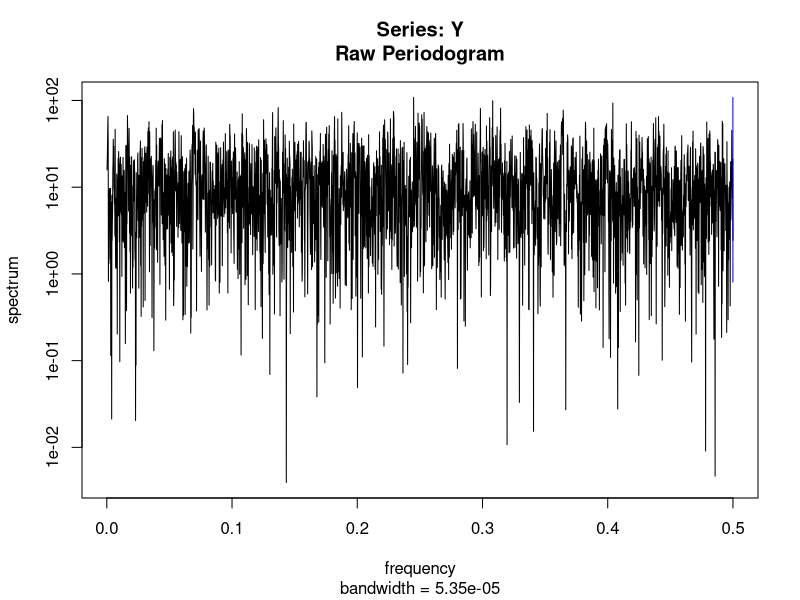
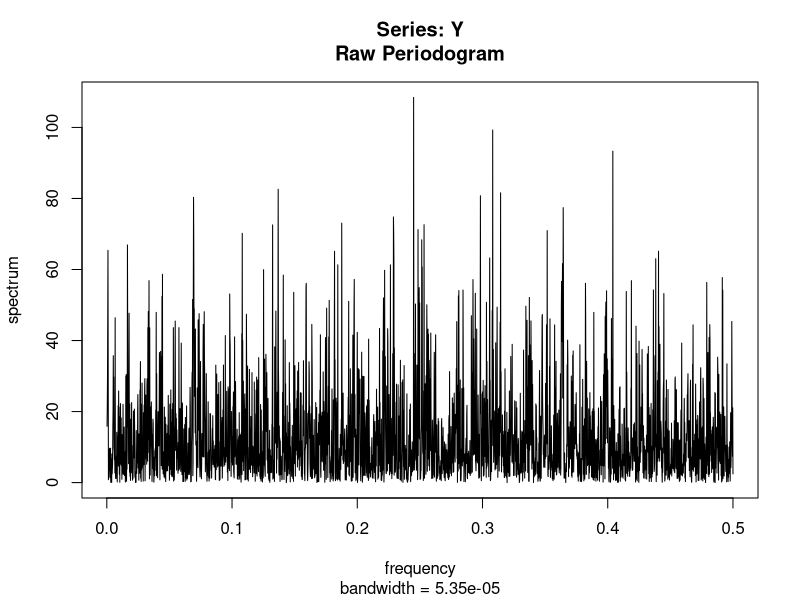
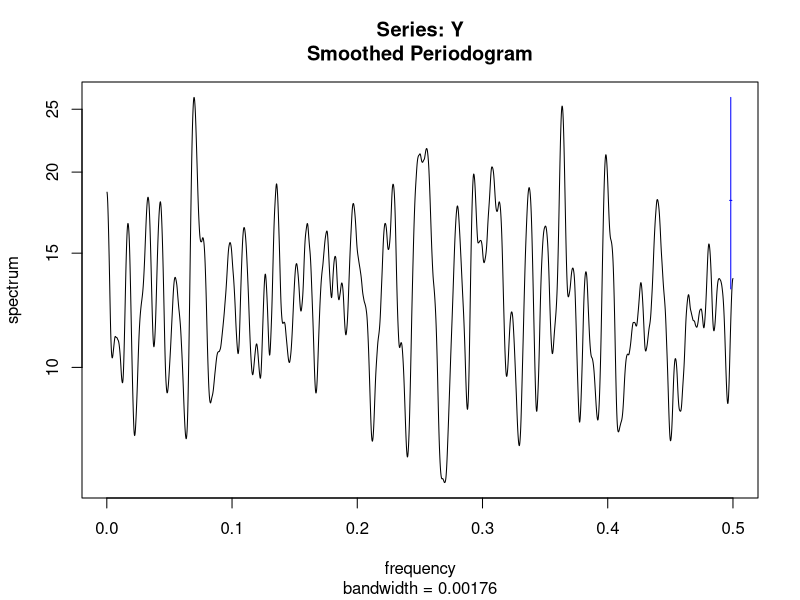
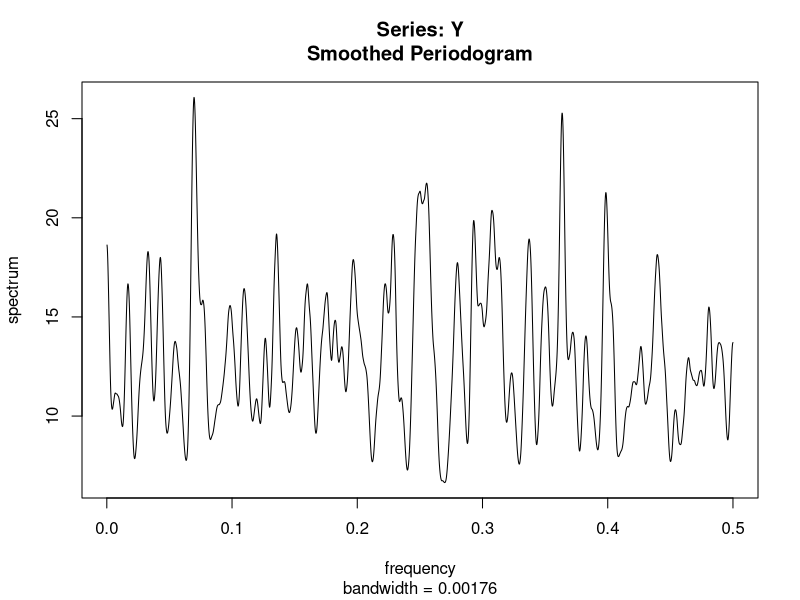

The R script that drew these images, in order: (Note: a time limit stopped this script after it produced the figures.)
## ---- chunk 1
rm(list=ls())
print('Empirical pset 2, Metrics 3')
datas <- readxl::read_xlsx("AmazonData.xlsx")
## ---- chunk 2
ret_ <- as.matrix(datas[,3])
dates_ <- as.matrix(datas[,2])

ret_mean = mean(ret_)
ret_var = as.vector(var(ret_))
ret_sd = as.vector(sqrt(ret_var))
Y = ret_
Y[(ret_ > ret_mean+4*ret_sd)] = ret_mean+4*ret_sd
Y[(ret_ < ret_mean-4*ret_sd)] = ret_mean-4*ret_sd
ty = dates_
n = length(Y)
## ---- chunk 3
meanY = as.vector(mean(Y));
omega = matrix(nrow = n,ncol = 1)

for (k in seq(from=(n-1)/2,to=1,by=-1)) {
    omega[(n-1)/2-k+1,1] = -2*pi*k/n
    omega[(n-1)/2+k+1,1] = 2*pi*k/n   
}
omega[(n-1)/2+1,1] = 0
## ---- chunk 4
gammaY = matrix(0,n,1)
for (k in seq(1,n)) {
    for (t in seq(1,n+1-k)) {
        gammaY[k] = gammaY[k] + (Y[t]-meanY)*(Y[t+k-1]-meanY)
    }
    gammaY[k] = gammaY[k]/(n+1-k)
}
rhoY = gammaY/gammaY[1]
## ---- chunk 5
raw.spec <- spec.pgram(Y, taper = 0)
plot(raw.spec, log = "no")
k = kernel("daniell", c(9, 9, 9))
smooth.spec <- spec.pgram(Y, kernel = k, taper = 0)
plot(smooth.spec, log="no")
## ---- chunk 6
perio = matrix(0,n,1)
K = length(omega)

for (k in seq(1,K)) {
    for (t in seq(1,n)) {
        perio[k] = perio[k] + Y[t]*(cos(omega[k]*t) - 1i*sin(omega[k]*t)); #exp(-1i*t*omega(k))
    }
    perio[k] = abs(perio[k])/n;
}

plot(omega,perio,ylab='I_n(omega)',xlab='Frequency',main='Periodogram from lecture',type='l')
## ---- chunk 7

runs = 1
T = 300
theta = matrix(c(0 , 0.2 , 0.9),3,1)
phi0  <- theta[1]
phi1  <- theta[3]
sige  <- theta[2]

y    <- matrix(0,T,runs)
eps  <- matrix(rnorm(T*runs,0,sige),T,runs)


y[1] <- eps[1];
for( t in seq(from=2,to=T) ){
    y[t] <- phi0 + phi1*y[t-1] + eps[t]
}


thetaStart = matrix(c(0.2 , 0.15 , 0.6),3,1)
## ---- chunk 8
loglikeAR1 <- function(par){
  
#   psi = par[3]
# #to find gammaY
# gammay = matrix(0,T,1)
# for (h in seq(from=1,to=T)){
#     gammay[h] = psi^h/(1-psi^2);
# }
# 
# loglike <- DLLoglikelihood(gammay, y, TRUE)
# return(-loglike)

####
runs = 1
T = 300
#theta = matrix(c(0 , 0.2 , 0.9),3,1)
phi0  <- par[1]
phi1  <- par[3]
sige  <- par[2]

y    <- matrix(0,T,runs)
eps  <- matrix(rnorm(T*runs,0,sige),T,runs)


y[1] <- eps[1];
for( t in seq(from=2,to=T) ){
    y[t] <- phi0 + phi1*y[t-1] + eps[t]
}

aDL = matrix()
vDL = matrix()
for (t in seq(from=3,to=T)){
levAR1 <- levinson(y[1:t],p=t-1)
aDL = c(aDL,levAR1$a,rep(0,T-t))
vDL = c(vDL,levAR1$v)
}
aDL = matrix(aDL[2:89401], nrow = 300, ncol = 298)
vDL = matrix(vDL[2:299],nrow = T-2,ncol = 1)

yhatDL = matrix(0,T-2,1)
for (t in seq(from=3,to=T)){
  yhatDL[t] = t(aDL[1:T,t-2])%*%y
}

  objfunTemp = 0
    for (t in seq(from = 3, to = T)){
        objfunTemp = objfunTemp + log(abs(vDL[t-2])) + (y[t] - yhatDL[t])^2/vDL[t-2]
    }
loglike = -T/(2*pi) - 1/2*objfunTemp
}
## ---- chunk 9
(y.mle <- optim(c(0.5, 0.5, 0.5), loglikeAR1))
# (y.mle <- nlminb(par = c(0.2 , 0.15 , 0.6), loglikeAR1))



# runs = 3000
# ybetaTemp = matrix(0,1,2)
# ybetavarTemp = matrix(0,2,2)
# yvarTemp = 0
# for (r in 1:runs) {
#   # y.mle = armacoeff(y)
#   y.mle = arima(y, order = c(1,0,0))
#   ybetaTemp = ybetaTemp + t(matrix(y.mle$coef))
#   ybetavarTemp = ybetavarTemp + y.mle$var.coef
#   yvarTemp = yvarTemp + y.mle$sigma2 
# }
# ybeta = ybetaTemp/runs
# ybetavar = ybetavarTemp/runs
# yvar = yvarTemp/runs 
## ---- chunk 10
phi0   <- 0.7
phi1   <- 0.8
theta  <- 0.6
sige   <- 0.2

y    <- rep(0,T)
eps  <- rnorm(T,0,sige)
y[1] <- phi0/(1-phi1)
for( t in 2:T ){
  y[t] <- phi0 + phi1 * y[t-1] + theta*eps[t-1] + eps[t]
}

plot( y , col='darkorange2' , t='l' , lwd=2 , tck = 0.02 )

# armacoeff <- function(x) {
# 
#   l = length(x)
#   param=c(mu=0, phi=0, theta=0)
# 
#   SSE <- function(param){
#     mu=param[1]
#     phi=param[2]
#     theta=param[3]
# 
#     res = vector()
#     res[1] = 0
#     for(i in (2:l)){
#       res[i] = (x[i]-mu) - phi*(x[i-1]-mu) - theta*res[i-1]
#     }
#     return(sum(res*res))
#   }
# 
#   bla =nlminb(objective=SSE, start= param)
#   return(bla)
# 
# }

runs = 3000
ybetaTemp = matrix(0,1,3)
ybetavarTemp = matrix(0,3,3)
yvarTemp = 0
for (r in 1:runs) {
  # y.mle = armacoeff(y)
  y.mle = arima(y, order = c(1,0,1))
  ybetaTemp = ybetaTemp + t(matrix(y.mle$coef))
  ybetavarTemp = ybetavarTemp + y.mle$var.coef
  yvarTemp = yvarTemp + y.mle$sigma2 
}
ybeta = ybetaTemp/runs
ybetavar = ybetavarTemp/runs
yvar = yvarTemp/runs 
## ---- chunk 11
phi0   <- 0.5
phi1   <- 0.6
sige   <- 0.2

y    <- rep(0,T)
eps  <- rnorm(T,0,sige)
y[1] <- phi0/(1-phi1)
for( t in 2:T ){
  y[t] <- phi0 + theta*eps[t-1] + eps[t]
}

plot( y , col='darkorange2' , t='l' , lwd=2 , tck = 0.02 )

# armacoeff <- function(x) {
# 
#   l = length(x)
#   param=c(mu=0, theta=0)
# 
#   SSE <- function(param){
#     mu=param[1]
#     theta=param[2]
# 
#     res = vector()
#     res[1] = 0
#     for(i in (2:l)){
#       res[i] = (x[i]-mu) - theta*res[i-1]
#     }
#     return(sum(res*res))
#   }
# 
#   bla =nlminb(objective=SSE, start= param)
#   return(bla)
# 
# }

runs = 3000
ybetaTemp = matrix(0,1,2)
ybetavarTemp = matrix(0,2,2)
yvarTemp = 0
for (r in 1:runs) {
  # y.mle = armacoeff(y)
  y.mle = arima(y, order = c(0,0,1))
  ybetaTemp = ybetaTemp + t(matrix(y.mle$coef))
  ybetavarTemp = ybetavarTemp + y.mle$var.coef
  yvarTemp = yvarTemp + y.mle$sigma2 
}
ybeta = ybetaTemp/runs
ybetavar = ybetavarTemp/runs
yvar = yvarTemp/runs 
## ---- chunk 12
#WN
  y.mleWN = arima(Y, order = c(0,0,0))
  ybetaWN = t(matrix(y.mleWN$coef))
  ybetavarWN = y.mleWN$var.coef
  yvarWN = y.mleWN$sigma2 
  yloglikWN = y.mleWN$loglik
  yAICWN = y.mleWN$aic
#AR(1)
  y.mleAR1 = arima(Y, order = c(1,0,0))
  ybetaAR1 = t(matrix(y.mleAR1$coef))
  ybetavarAR1 = y.mleAR1$var.coef
  yvarAR1 = y.mleAR1$sigma2 
  yloglikAR1 = y.mleAR1$loglik
  yAICAR1 = y.mleAR1$aic
  yBICAR1 = BIC(y.mleAR1)
#ARMA(1,1)  
  y.mleARMA11 = arima(Y, order = c(1,0,1))
  ybetaARMA11 = t(matrix(y.mleARMA11$coef))
  ybetavarARMA11 = y.mleARMA11$var.coef
  yvarARMA11 = y.mleARMA11$sigma2 
  yloglikARMA1 = y.mleARMA11$loglik
  yAICARMA1 = y.mleARMA11$aic
  yBICARMA1 = BIC(y.mleARMA11)
#MA(1)
  y.mleMA1 = arima(Y, order = c(0,0,1))
  ybetaMA1 = t(matrix(y.mleMA1$coef))
  ybetavarMA1 = y.mleMA1$var.coef
  yvarMA1 = y.mleMA1$sigma2 
  yloglikMA1 = y.mleMA1$loglik
  yAICMA1 = y.mleMA1$aic
  yBICMA1 = BIC(y.mleMA1)
## ---- chunk 13
#WN
  YhatWN = Y[1:100]
  for (t in 100:499) {
    sdY = sd(YhatWN)
    meanY = mean(YhatWN)
    YhatWN[t+1] = rnorm(1,sd = sdY)
  }
  MSFEWN = sum((Y[101:T] - YhatWN[101:T])^2)/(T-100)
  MAFEWN = abs(Y[101:T] - YhatWN[101:T])/(T-100)
  dmWN.stat = dm.test(MSFEWN,MAFEWN)$statistic
  dmWN.pval = dm.test(MSFEWN,MAFEWN)$p.value

## ---- chunk 14
#AR(1)  
  YhatAR1 = Y[1:100]
  for (t in 100:499) {
    fit = arima0(YhatAR1[(t-99):t], order = c(1,0,0),  method = c("ML", "CSS"))
    YhatAR1[t+1] = predict(fit,n.ahead = 1)$pred
  }
  MSFEAR1 = sum((Y[101:T] - YhatAR1[101:T])^2)/(T-100)
  MAFEAR1 = abs(Y[101:T] - YhatAR1[101:T])/(T-100)
  dmAR1.stat = dm.test(MSFEAR1,MAFEAR1)$statistic
  dmAR1.pval = dm.test(MSFEAR1,MAFEAR1)$p.value
## ---- chunk 15
#ARMA(1,1)  
  YhatARMA11 = Y[1:100]
  for (t in 100:499) {
    fit = arima0(YhatARMA11[(t-99):t], order = c(1,0,1),  method = c("ML", "CSS"))
    YhatARMA11[t+1] = predict(fit,n.ahead = 1)$pred
  }
  MSFEARMA11 = sum((Y[101:T] - YhatARMA11[101:T])^2)/(T-100)
  MAFEARMA11 = abs(Y[101:T] - YhatARMA11[101:T])/(T-100)
  dmARMA11.stat = dm.test(MSFEARMA11,MAFEARMA11)$statistic
  dmARMA11.pval = dm.test(MSFEARMA11,MAFEARMA11)$p.value
## ---- chunk 16
#MA(1,1)  
  YhatMA1 = Y[1:100]
  for (t in 100:499) {
    fit = arima0(YhatMA1[(t-99):t], order = c(0,0,1),  method = c("ML", "CSS"))
    YhatMA1[t+1] = predict(fit,n.ahead = 1)$pred
  }
  MSFEMA1 = sum((Y[101:T] - YhatMA1[101:T])^2)/(T-100)
  MAFEMA1 = abs(Y[101:T] - YhatMA1[101:T])/(T-100)
  dmMA1.stat = dm.test(MSFEMA1,MAFEMA1)$statistic
  dmMA1.pval = dm.test(MSFEMA1,MAFEMA1)$p.value
## ---- chunk 17
lAR1 = (YhatAR1[101:T] - Y[101:T]) - (YhatWN[101:T] - Y[101:T])
lARMA11 = (YhatARMA11[101:T] - Y[101:T]) - (YhatWN[101:T] - Y[101:T])
lMA1 = (YhatMA1[101:T] - Y[101:T]) - (YhatWN[101:T] - Y[101:T])
## ---- chunk 18
  lsAR1 = matrix(0,1,T-300)
  lsARMA11 = matrix(0,1,T-300)
  lsMA1 = matrix(0,1,T-300)

for (s in 201:T-100) {
  lsAR1[s-200] <- sum(lAR1[(s-100):(s+100)])
  lsARMA11[s-200] <- sum(lARMA11[(s-100):(s+100)])
  lsMA1[s-200] <- sum(lMA1[(s-100):(s+100)])
}
  xAR1 = matrix(1,1,T-300)
  xAR1[(lsAR1<0)] = -1
  xARMA11 = matrix(1,1,T-300)
  xARMA11[(lsARMA11<0)] = -1
  xMA1 = matrix(1,1,T-300)
  xMA1[(lsMA1<0)] = -1
## ---- chunk 19

plot(xAR1,lsAR1)
plot(xARMA11,lsARMA11)
plot(xMA1,lsMA1)
